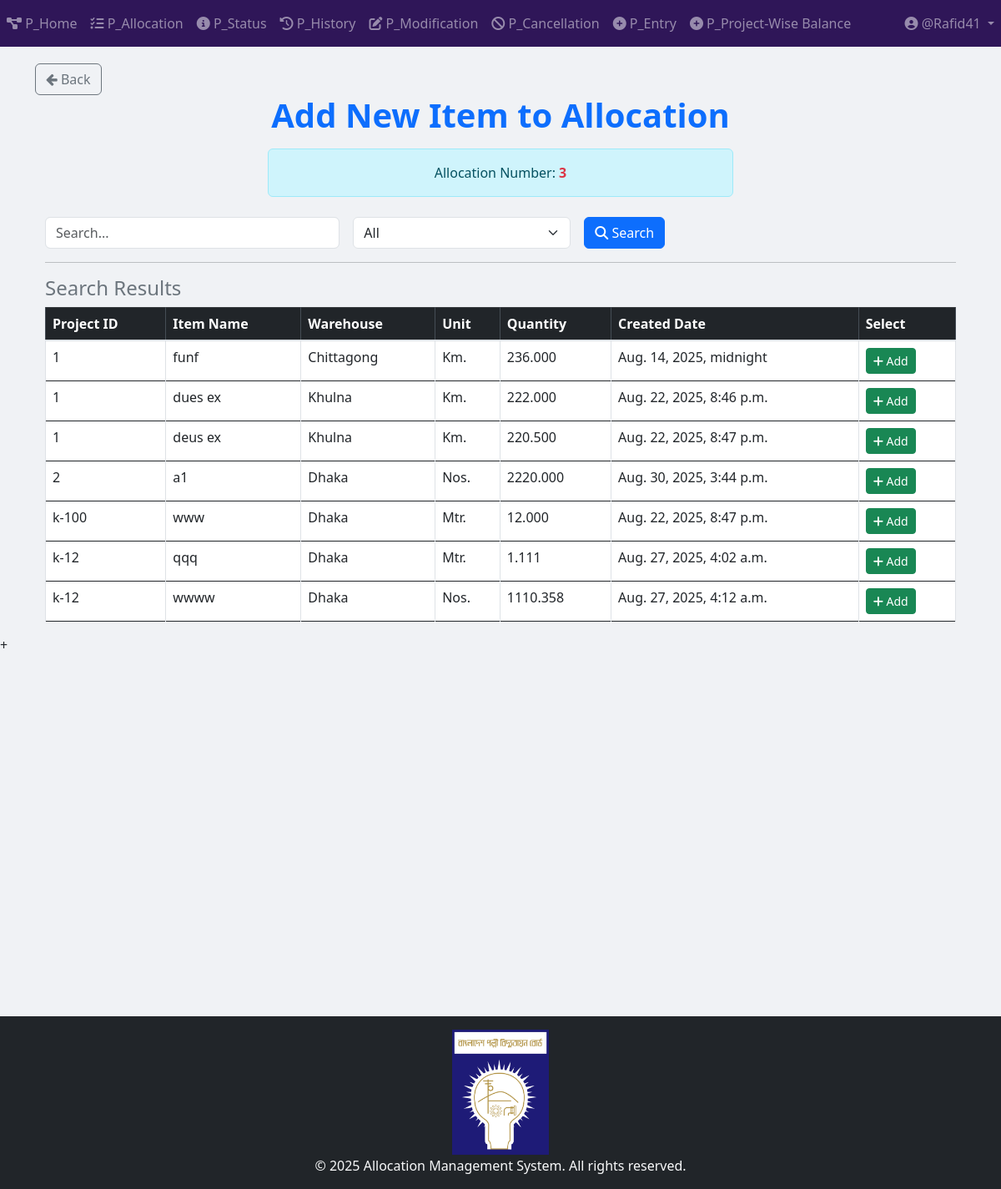
The page /project/project_modification/search_and_select_item/5/ (signed in) on the database as committed earlier.
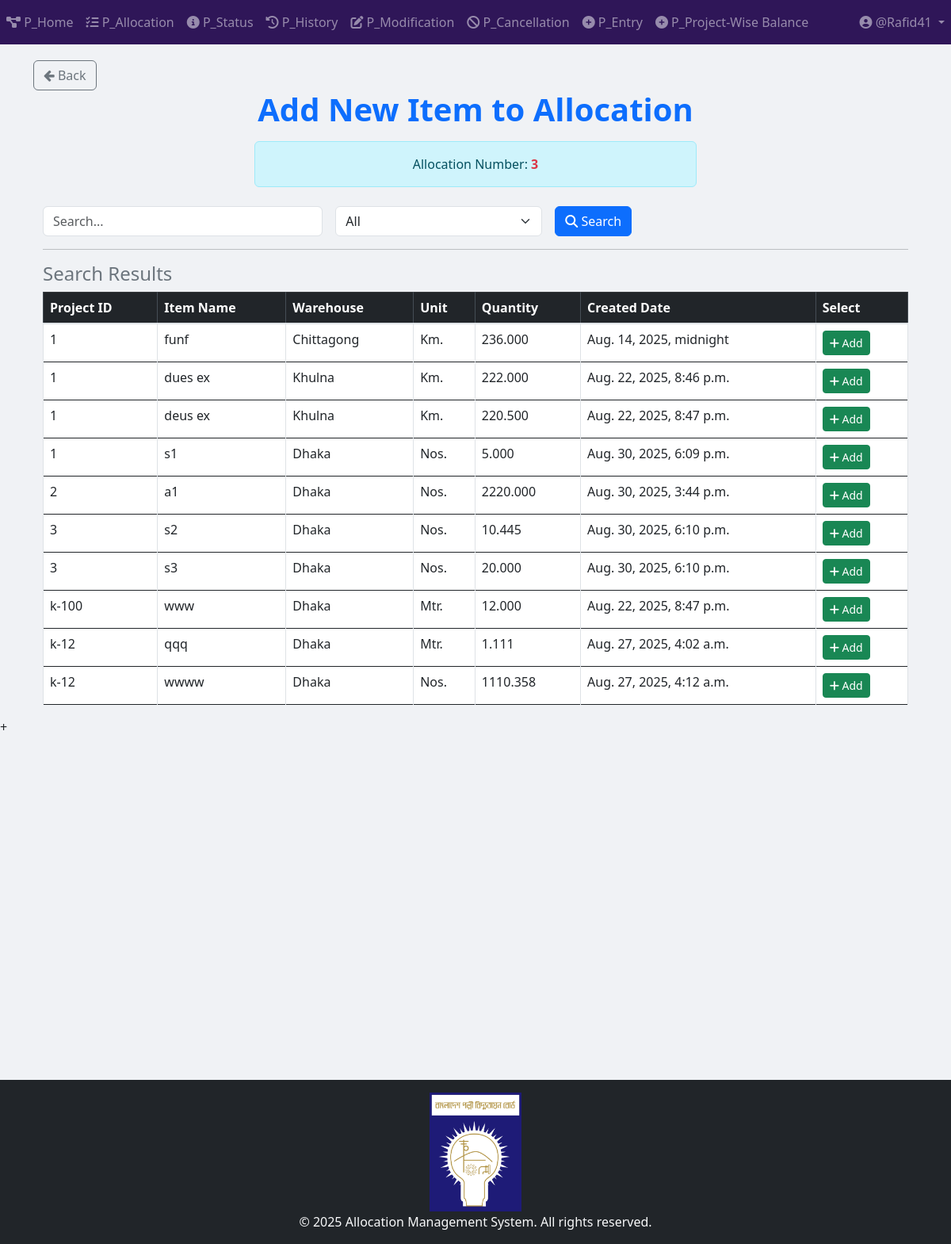
The same page on the database as committed later.
### Project_App_Entry/models.py (models this page shows, shortened)
class Project_Item(models.Model):
    WAREHOUSE_CHOICES = [
        ("Dhaka", "Dhaka"),
        ("Khulna", "Khulna"),
        ("Chittagong", "Chittagong"),
    ]
    UNIT_CHOICES = [
        ("Nos.", "Nos."),
        ("Mtr.", "Mtr."),
        ("Km.", "Km."),
        ("Set.", "Set."),
        ("Pair.", "Pair."),
        ("Kg", "Kg"),
        ("Lot", "Lot"),
        ("Pcs", "Pcs"),
        ("Coil", "Coil"),
        ("Box", "Box"),
        ("Feet", "Feet"),
        ("Liter", "Liter"),
        ("m3", "m3"),
        ("m2", "m2"),
        ("Ream", "Ream"),
        ("Bundle", "Bundle"),
        ("Carton", "Carton"),
    ]
    name = models.CharField(max_length=255)
    description = models.TextField(blank=True, null=True)
    warehouse = models.CharField(
        max_length=50, choices=WAREHOUSE_CHOICES, default="Dhaka"
    )
    unit_of_item = models.CharField(
        max_length=100, choices=UNIT_CHOICES, default="Nos."
    )  # Updated field
    quantity_of_item = models.DecimalField(
        max_digits=20,
        decimal_places=3,
        default=0.00
    )
    project = models.ForeignKey(
        Project,
        on_delete=models.SET_NULL,
        related_name="project_of_item",
        null=True,
    )
    created_at = models.DateTimeField(default=timezone.now)
    comments = models.TextField(blank=True, null=True)
    remarks_for_projectWiseBalance = models.TextField(blank=True, null=True)

class Project(models.Model):
    projectId = models.TextField(unique=True)

### Project_App_Modification/views/Search_and_Select_to_add_item.py (the view, shortened to what this page needs)
# urls.py: path('search_and_select_item/<int:allocation_id>/', views.Search_and_Select_Items, name='search_and_select_item'),
@login_required
def Search_and_Select_Items(request, allocation_id=None):
    query = request.GET.get("query", "").strip()
    filter_by = request.GET.get("filter_by", "All")
    date_filter = request.GET.get("date", "")
    items = Item.objects.all()
    if filter_by == "Entry/Update date" and date_filter:
        try:
            date_obj = datetime.strptime(date_filter, "%Y-%m-%d")
            items = items.filter(created_at__date=date_obj.date())
        except ValueError:
            pass
    items = items.order_by("project__projectId")
    allocation_number = None
    if allocation_id:
        try:
            allocation = Allocation_Number.objects.get(id=allocation_id)
            allocation_number = allocation.allocation_no
        except Allocation_Number.DoesNotExist:
            messages.error(request, "Invalid Allocation Number.")
    return render(
        request,
        "Project_Templates/Project_App_Modification/Search_and_Select_Items.html",
        {
            "items": items,
            "query": query,
            "filter_by": filter_by,
            "date_filter": date_filter,
            "allocation_number": allocation_number,
            "allocation_id": allocation_id,
        },
    )

### templates/Project_Templates/Project_App_Modification/Search_and_Select_Items.html (shortened to what this page needs)
{% extends 'base.html' %}
{% load static %}
{% block body_block %}
<a href="{% url 'Project_App_Modification:modification_options' allocation_id %}" class="btn btn-outline-secondary">
  <i class="fa fa-arrow-left"></i> Back
</a>
<center>
  <h1 class="fw-bold text-primary">Add New Item to Allocation</h1>
  {% if allocation_number %}
    <div class="alert alert-info mt-3 w-50 mx-auto">
      Allocation Number: <strong class="text-danger">{{ allocation_number }}</strong>
    </div>
  {% endif %}
</center>
<div class="container mt-4">
  <form method="GET" action="{% url 'Project_App_Modification:search_and_select_item' allocation_id %}" class="row g-3">
    <div class="col-md-4">
      <input type="text" name="query" class="form-control" placeholder="Search..." value="{{ query }}">
    </div>
    <div class="col-md-3">
      <select name="filter_by" class="form-select" onchange="toggleInputFields()">
        <option value="All" {% if filter_by == "All" %}selected{% endif %}>All</option>
      </select>
    </div>
    <div class="col-md-2">
      <button type="submit" class="btn btn-primary"><i class="fas fa-search"></i> Search</button>
    </div>
  </form>
  <hr>
  <h4 class="text-secondary">Search Results</h4>
  <div class="table-responsive">
    <table class="table table-bordered table-hover">
      <thead class="table-dark">
        <tr>
          <th>Project ID</th>
          <th>Item Name</th>
          <th>Warehouse</th>
          <th>Unit</th>
          <th>Quantity</th>
          <th>Created Date</th>
          <th>Select</th>
        </tr>
      </thead>
      <tbody>
        {% if items %}
          {% for item in items %}
            <tr>
              <td>{{ item.project.projectId }}</td>
              <td>{{ item.name }}</td>
              <td>{{ item.warehouse }}</td>
              <td>{{ item.unit_of_item }}</td>
              <td>{{ item.quantity_of_item }}</td>
              <td>{{ item.created_at }}</td>
              <td>
                <a href="{% url 'Project_App_Modification:add_item' allocation_id item.id %}" class="btn btn-success btn-sm">
                  <i class="fas fa-plus"></i> Add
                </a>
              </td>
            </tr>
          {% endfor %}
        {% else %}
          <tr><td colspan="8" class="text-center text-danger">No matching items found</td></tr>
        {% endif %}
      </tbody>
    </table>
  </div>
</div>
{% endblock %}

Rows that differ between the two databases and show on the page:
added Project_Item: project.projectId "1", name "s1", warehouse "Dhaka", unit_of_item "Nos.", quantity_of_item "5.000", created_at "Aug. 30, 2025, 6:09 p.m."
added Project_Item: project.projectId "3", name "s2", warehouse "Dhaka", unit_of_item "Nos.", quantity_of_item "10.445", created_at "Aug. 30, 2025, 6:10 p.m."
added Project_Item: project.projectId "3", name "s3", warehouse "Dhaka", unit_of_item "Nos.", quantity_of_item "20.000", created_at "Aug. 30, 2025, 6:10 p.m."
